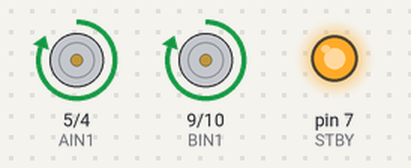
A sketch run on a simulated Arduino Uno, built with avr-gcc and run on an emulated ATmega328P. Parts: motor-driver pin pairs drawn as motors (green arrow = first pin HIGH = forward, orange = second pin HIGH = backward, longer = more drive, scaled by the enable pin, stopped while the standby pin is LOW), output pins drawn as LEDs (lit = HIGH).

Above: at 0.2 s.
At 1.7 s:
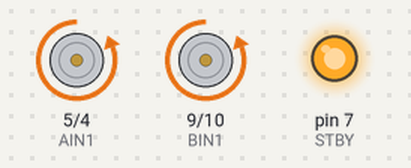
At 5.5 s:
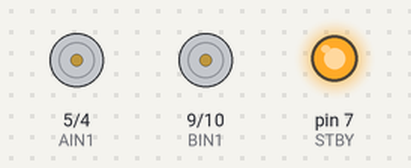
Timing chart, 0 to 6.9 s (numbered marks = the images above):
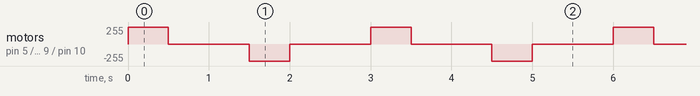

The sketch:

motor_test_AB.ino
```cpp
// Both motors test through TB6612FNG

// Motor A (RIGHT)
const int AIN1 = 5;
const int AIN2 = 4;
const int PWMA = 3;

// Motor B (LEFT)
const int BIN1 = 9;
const int BIN2 = 10;
const int PWMB = 11;

const int STBY = 7;

void setup() {

  pinMode(AIN1, OUTPUT);
  pinMode(AIN2, OUTPUT);
  pinMode(PWMA, OUTPUT);

  pinMode(BIN1, OUTPUT);
  pinMode(BIN2, OUTPUT);
  pinMode(PWMB, OUTPUT);

  pinMode(STBY, OUTPUT);

  digitalWrite(STBY, HIGH);
}

void loop() {

  // BOTH FORWARD
  digitalWrite(AIN1, HIGH);
  digitalWrite(AIN2, LOW);

  digitalWrite(BIN1, HIGH);
  digitalWrite(BIN2, LOW);

  analogWrite(PWMA, 255);
  analogWrite(PWMB, 255);

  delay(500);

  // STOP
  analogWrite(PWMA, 0);
  analogWrite(PWMB, 0);

  delay(1000);

  // BOTH REVERSE
  digitalWrite(AIN1, LOW);
  digitalWrite(AIN2, HIGH);

  digitalWrite(BIN1, LOW);
  digitalWrite(BIN2, HIGH);

  analogWrite(PWMA, 255);
  analogWrite(PWMB, 255);

  delay(500);

  // STOP
  analogWrite(PWMA, 0);
  analogWrite(PWMB, 0);

  delay(1000);
}
```

Measured:
- by itself, motor on pin 5 (AIN1) / pin 4 (AIN2), motor on pin 9 (BIN1) / pin 10 (BIN2): repeats every 3.0 s: stopped 1.0 s, backward 255/255 0.50 s, stopped 1.0 s, forward 255/255 0.50 s
